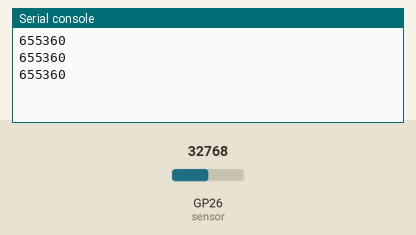
Simulated run of this program. Board: Raspberry Pi Pico running MicroPython. Parts: the last lines printed to the serial console. The inputs (shaded band) are chosen by the test bench; at power-on: GP26 (sensor) = 32768 (analog values on the 0–65535 scale).

Above: at 1.2 s.
1.3 s: GP26 (sensor) set to 45874
At 1.9 s:
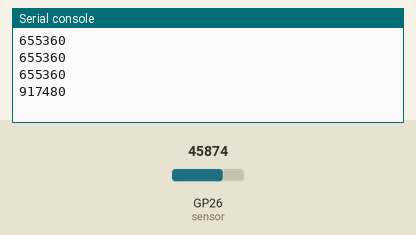
2.8 s: GP26 (sensor) set to 57670
At 3.4 s:
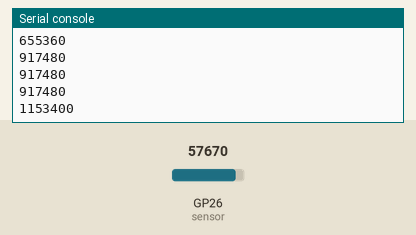
Timing chart, 0 to 5.8 s (numbered marks = the images above; inputs shaded):
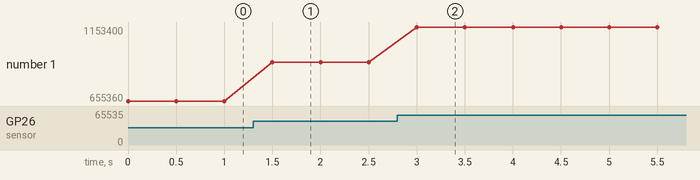

The program:

photo_sensor_3.py
```python
from machine import Pin, PWM, ADC
import time

servo = PWM(Pin(1))
servo.freq(50)
sensor = ADC(Pin(26))

while True:
    val = sensor.read_u16() * 20
    print(val)
    servo.duty_u16(val)
    time.sleep(0.5)
```

Measured:
- after the input at 1.3 s, the serial console: prints a new line after 0.20 s (image 1)
- after the input at 2.8 s, the serial console: prints a new line after 0.20 s (image 2)
- plotted number 1: 655360 → 917480 after the input at 1.3 s, 917480 → 1153400 after the input at 2.8 s
